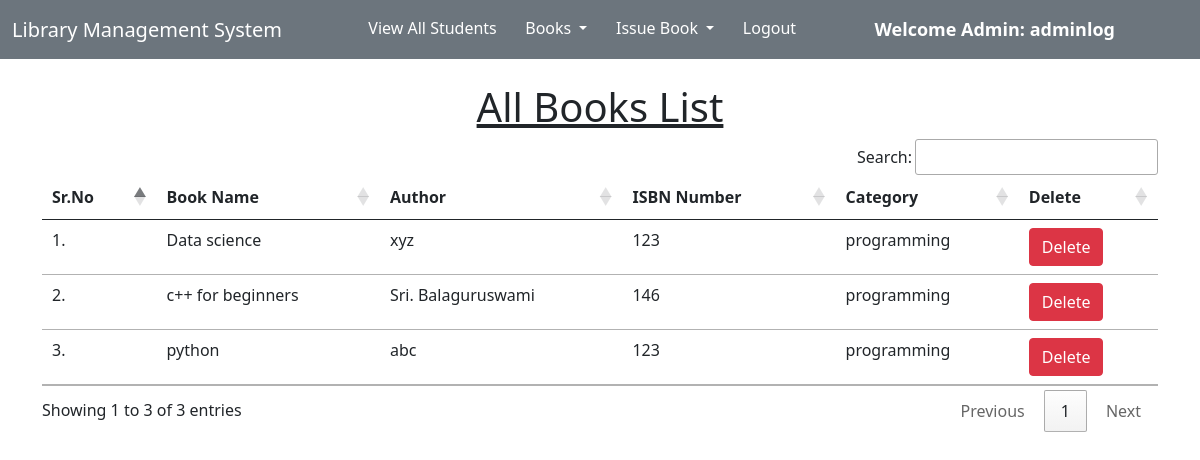
The app's page /libraryapp/view_books/ (signed in) with its own data.
### libraryapp/models.py (models this page shows, shortened)
class Book(models.Model):
    name = models.CharField(max_length=200)
    author = models.CharField(max_length=200)
    isbn = models.PositiveIntegerField()
    category = models.CharField(max_length=50)

### libraryapp/views.py (the view)
# urls.py: path("view_books/",view_books),
@login_required(login_url = '/admin_login')
def view_books(request):
    books = Book.objects.all()
    return render(request, "view_books.html", {'books':books})

### libraryapp/templates/view_books.html (shortened to what this page needs)
<!DOCTYPE html>
<html lang="en">
<head>
</head>
<body>
{% extends 'admin_navbar.html' %}
{% load static %}
{% block body %}
<div class="container mt-4">
    <h1 class="text-center"><u>All Books List</u></h1>
    <table class="table table-hover" id="example">
        <thead>
            <tr>
                <th>Sr.No</th>
                <th>Book Name</th>
                <th>Author</th>
                <th>ISBN Number</th>
                <th>Category</th>
                <th>Delete</th>
            </tr>
        </thead>
        <tbody>
            {% for book in books %}
            <tr>
                <td>{{forloop.counter}}.</td>
                <td>{{book.name}}</td>
                <td>{{book.author}}</td>
                <td>{{book.isbn}}</td>
                <td>{{book.category}}</td>
                <td><a href="http://127.0.0.1:8000/libraryapp/delete_book/{{book.id}}/" class="btn btn-danger" onclick="return confirm('Are you sure you want to delete this book?')">Delete</a></td>
            </tr>
            {% endfor %}
        </tbody>
    </table>
    </div>
{% endblock %}

### libraryapp/templates/admin_navbar.html (shortened to what this page needs)
<!doctype html>
<html lang="en">
  <head>
    <link href="https://cdn.jsdelivr.net/npm/bootstrap@5.1.0/dist/css/bootstrap.min.css" rel="stylesheet">
    <link rel="stylesheet" href="https://cdn.datatables.net/1.10.25/css/jquery.dataTables.min.css">
    <link rel="stylesheet" href="https://cdn.datatables.net/buttons/1.7.1/css/buttons.dataTables.min.css">
  </head>
  <body>
    <nav class="navbar navbar-expand-lg text-white bg-secondary">
        <div class="container-fluid">
          <a class="navbar-brand text-white" href="http://127.0.0.1:8000/libraryapp/index/">Library Management System</a>
          <div class="collapse navbar-collapse" id="navbarSupportedContent">
            <ul class="navbar-nav me-auto mb-2 mb-lg-0">
              <li class="nav-item">
                <a class="nav-link active text-white" aria-current="page" href="http://127.0.0.1:8000/libraryapp/view_students/">View All Students</a>
              </li>
              <li class="nav-item dropdown">
                <a class="nav-link dropdown-toggle text-white" href="#" id="navbarDropdown" role="button" data-bs-toggle="dropdown" aria-expanded="false">
                  Books
                </a>
              </li>
              <li class="nav-item dropdown">
                <a class="nav-link dropdown-toggle text-white" href="#" id="navbarDropdown" role="button" data-bs-toggle="dropdown" aria-expanded="false">
                  Issue Book
                </a>
              </li>
              <li class="nav-item">
                <a class="nav-link active text-white" aria-current="page" href="/logout/">Logout</a>
              </li>
              <li class="nav-item">
                <a style="font-weight:600; font-family:'Segoe UI', Tahoma, Geneva, Verdana, sans-serif; font-size: large;" class="nav-link active text-white" href="#">Welcome Admin: {{request.user}}</a>
              </li>
            </ul>
          </div>
        </div>
      </nav>
      {% block body %}
      {% endblock %}
  </body>
</html>

### records on screen
Book: name "Data science", author "xyz", isbn "123", category "programming"
Book: name "c++ for beginners", author "Sri. Balaguruswami", isbn "146", category "programming"
Book: name "python", author "abc", isbn "123", category "programming"

### other values on screen
{{ request.user }} "adminlog"
